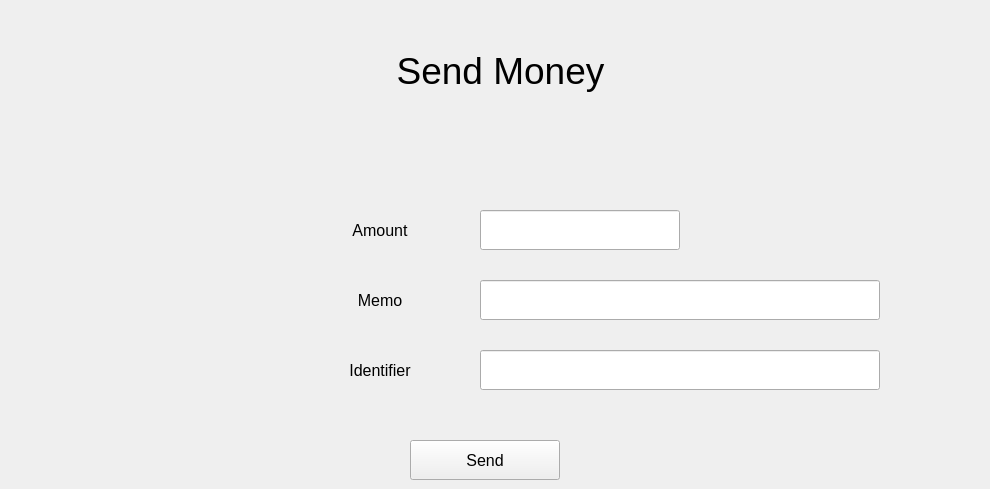
      <widget class="QWidget" name="tab_8">
       <attribute name="title">
        <string>8</string>
       </attribute>
       <widget class="QLabel" name="label_22">
        <property name="geometry">
         <rect>
          <x>20</x>
          <y>0</y>
          <width>961</width>
          <height>141</height>
         </rect>
        </property>
        <property name="font">
         <font>
          <pointsize>28</pointsize>
         </font>
        </property>
        <property name="text">
         <string>Send Money</string>
        </property>
        <property name="alignment">
         <set>Qt::AlignCenter</set>
        </property>
       </widget>
       <widget class="QLineEdit" name="LE_send_money_amount">
        <property name="geometry">
         <rect>
          <x>480</x>
          <y>210</y>
          <width>200</width>
          <height>40</height>
         </rect>
        </property>
        <property name="sizePolicy">
         <sizepolicy hsizetype="Preferred" vsizetype="Preferred">
          <horstretch>0</horstretch>
          <verstretch>0</verstretch>
         </sizepolicy>
        </property>
        <property name="minimumSize">
         <size>
          <width>200</width>
          <height>40</height>
         </size>
        </property>
        <property name="maximumSize">
         <size>
          <width>200</width>
          <height>30</height>
         </size>
        </property>
        <property name="font">
         <font>
          <pointsize>12</pointsize>
         </font>
        </property>
        <property name="maxLength">
         <number>14</number>
        </property>
       </widget>
       <widget class="QLabel" name="label_33">
        <property name="geometry">
         <rect>
          <x>280</x>
          <y>210</y>
          <width>200</width>
          <height>40</height>
         </rect>
        </property>
        <property name="minimumSize">
         <size>
          <width>200</width>
          <height>40</height>
         </size>
        </property>
        <property name="maximumSize">
         <size>
          <width>200</width>
          <height>40</height>
         </size>
        </property>
        <property name="font">
         <font>
          <pointsize>12</pointsize>
         </font>
        </property>
        <property name="text">
         <string>Amount</string>
        </property>
        <property name="alignment">
         <set>Qt::AlignCenter</set>
        </property>
       </widget>
       <widget class="QLabel" name="label_34">
        <property name="geometry">
         <rect>
          <x>280</x>
          <y>280</y>
          <width>200</width>
          <height>40</height>
         </rect>
        </property>
        <property name="minimumSize">
         <size>
          <width>200</width>
          <height>40</height>
         </size>
        </property>
        <property name="maximumSize">
         <size>
          <width>200</width>
          <height>40</height>
         </size>
        </property>
        <property name="font">
         <font>
          <pointsize>12</pointsize>
         </font>
        </property>
        <property name="text">
         <string>Memo</string>
        </property>
        <property name="alignment">
         <set>Qt::AlignCenter</set>
        </property>
       </widget>
       <widget class="QLineEdit" name="LE_send_money_memo">
        <property name="geometry">
         <rect>
          <x>480</x>
          <y>280</y>
          <width>400</width>
          <height>40</height>
         </rect>
        </property>
        <property name="sizePolicy">
         <sizepolicy hsizetype="Preferred" vsizetype="Preferred">
          <horstretch>0</horstretch>
          <verstretch>0</verstretch>
         </sizepolicy>
        </property>
        <property name="minimumSize">
         <size>
          <width>400</width>
          <height>40</height>
         </size>
        </property>
        <property name="maximumSize">
         <size>
          <width>400</width>
          <height>30</height>
         </size>
        </property>
        <property name="font">
         <font>
          <pointsize>12</pointsize>
         </font>
        </property>
        <property name="maxLength">
         <number>14</number>
        </property>
       </widget>
       <widget class="QLineEdit" name="LE_send_money_identifier">
        <property name="geometry">
         <rect>
          <x>480</x>
          <y>350</y>
          <width>400</width>
          <height>40</height>
         </rect>
        </property>
        <property name="sizePolicy">
         <sizepolicy hsizetype="Preferred" vsizetype="Preferred">
          <horstretch>0</horstretch>
          <verstretch>0</verstretch>
         </sizepolicy>
        </property>
        <property name="minimumSize">
         <size>
          <width>400</width>
          <height>40</height>
         </size>
        </property>
        <property name="maximumSize">
         <size>
          <width>200</width>
          <height>30</height>
         </size>
        </property>
        <property name="font">
         <font>
          <pointsize>12</pointsize>
         </font>
        </property>
        <property name="maxLength">
         <number>14</number>
        </property>
       </widget>
       <widget class="QPushButton" name="PB_send_money_send">
        <property name="geometry">
         <rect>
          <x>410</x>
          <y>440</y>
          <width>150</width>
          <height>40</height>
         </rect>
        </property>
        <property name="sizePolicy">
         <sizepolicy hsizetype="Minimum" vsizetype="Fixed">
          <horstretch>150</horstretch>
          <verstretch>30</verstretch>
         </sizepolicy>
        </property>
        <property name="minimumSize">
         <size>
          <width>150</width>
          <height>40</height>
         </size>
        </property>
        <property name="maximumSize">
         <size>
          <width>150</width>
          <height>30</height>
         </size>
        </property>
        <property name="font">
         <font>
          <pointsize>12</pointsize>
         </font>
        </property>
        <property name="text">
         <string>Send</string>
        </property>
       </widget>
       <widget class="QLabel" name="label_45">
        <property name="geometry">
         <rect>
          <x>280</x>
          <y>350</y>
          <width>200</width>
          <height>40</height>
         </rect>
        </property>
        <property name="minimumSize">
         <size>
          <width>200</width>
          <height>40</height>
         </size>
        </property>
        <property name="maximumSize">
         <size>
          <width>200</width>
          <height>40</height>
         </size>
        </property>
        <property name="font">
         <font>
          <pointsize>12</pointsize>
         </font>
        </property>
        <property name="text">
         <string>Identifier</string>
        </property>
        <property name="alignment">
         <set>Qt::AlignCenter</set>
        </property>
       </widget>
      </widget>
